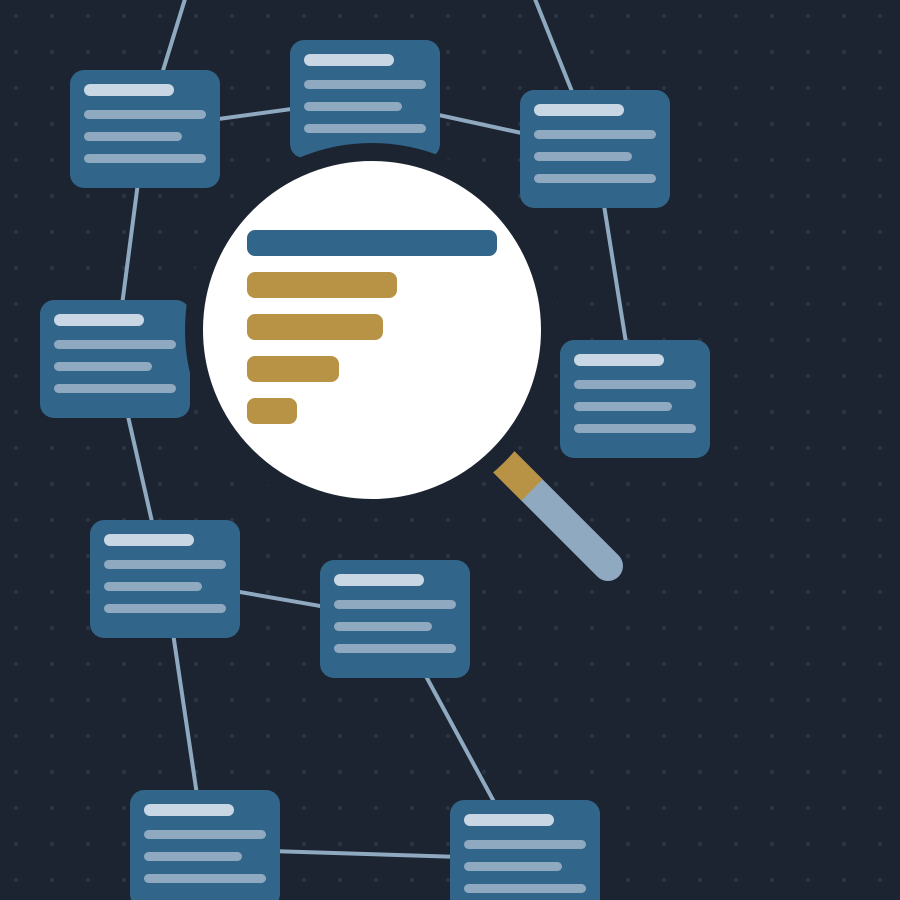
#> input picture docs/showcase/uts-deck/assets/figures/cover-art.png, 1800 x 1800 px (shown at 1/2 size)
$ python make_assets.py
#> lines starting #> are read from the running program, lines starting #| are printed output that depends on the picture; after the words box and inside, x2 and y2 are one past the last pixel; in counts of white or black regions, pixels touching at a corner belong together
"""Batch 1 assets (19 November 2026): cover motif strip, cover image with the real app card, tick and cross icons,
summary rings. Run: ~/Documents/GitHub/deck-kit/.venv/bin/python make_assets.py (Pillow)."""
from pathlib import Path
from PIL import Image, ImageDraw, ImageFilter

HERE = Path(__file__).resolve().parent
FIG = HERE / 'assets/figures'
ICON = HERE / 'assets/project/icons'

# 1. Motif: a row of small schema cards, one chosen (gold header), linked by thin lines. 478 x 46 pt.
cards = []
x = 4
for i in range(10):
    cards.append(x)
    x += 47.4
svg = ['<svg xmlns="http://www.w3.org/2000/svg" viewBox="0 0 478 46" width="478" height="46">']
for a in cards[:-1]:
    svg.append(f'<line x1="{a + 36}" y1="23" x2="{a + 47.4}" y2="23" stroke="#C9D6E3" stroke-width="1.5"/>')
for i, a in enumerate(cards):
    chosen = i in (3, 6)
    fill = '#32658A' if chosen else '#EDF0F3'
    head = '#B89245' if chosen else '#C9D6E3'
    row = '#8FA9C0' if chosen else '#D8DEE3'
    svg.append(f'<rect x="{a}" y="7" width="36" height="32" rx="5" fill="{fill}"/>')
    svg.append(f'<rect x="{a + 5}" y="12" width="20" height="4" rx="2" fill="{head}"/>')
    for k in range(3):
        svg.append(f'<rect x="{a + 5}" y="{20 + k * 6}" width="{26 - (k % 2) * 8}" height="3" rx="1.5" fill="{row}"/>')
svg.append('</svg>')
(FIG / 'cover-motif.svg').write_text('\n'.join(svg))

# 2. Cover image: the illustration, with a framed crop of the real app's answer card below the lens.
W, H = 1200, 1620
art = Image.open(FIG / 'cover-art.png').convert('RGB')
#> art is the input picture: PIL image 1800x1800 RGB; mean R, G, B 60.4, 75.1, 88.9
s = H / art.height
#> s = 0.9
art = art.resize((round(art.width * s), H), Image.LANCZOS)
#> art: PIL image 1620x1620 RGB
x0 = (art.width - W) // 2
#> x0 = 210
base = art.crop((x0, 0, x0 + W, H))
shot = Image.open(HERE / '../slides/captures/2026-11-06-retail-syntax.png').convert('RGB').crop((136, 357, 823, 680))
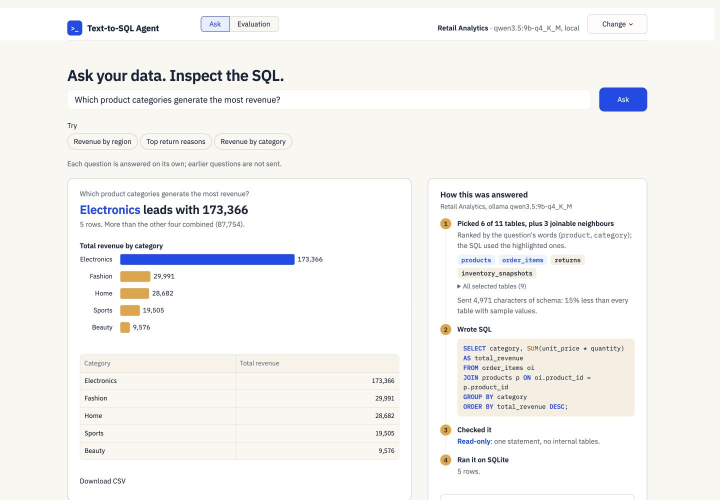
#> input picture docs/showcase/slides/captures/2026-11-06-retail-syntax.png, 1440 x 1000 px (shown at 1/2 size)
cw = 820
shot = shot.resize((cw, round(shot.height * cw / shot.width)), Image.LANCZOS)
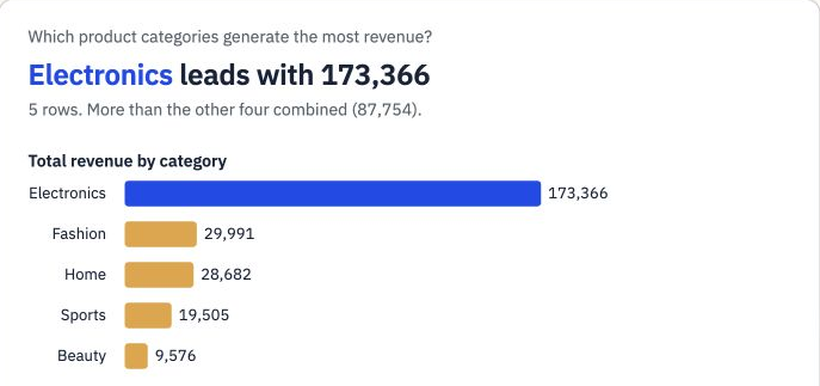
#> shot: PIL image 820x386 RGB; mean R, G, B 240.4, 241.2, 245.5
pad = 18
card = Image.new('RGB', (shot.width + 2 * pad, shot.height + 2 * pad), 'white')
#> card: PIL image 856x422 RGB; every value is 255
card.paste(shot, (pad, pad))
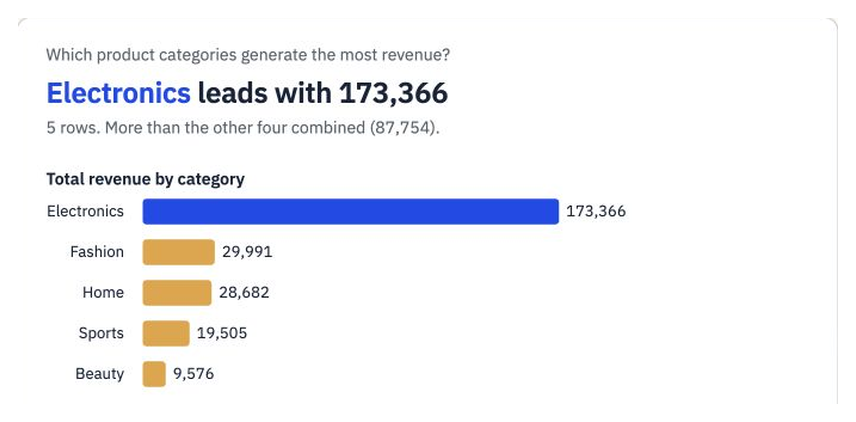
#> card: PIL image 856x422 RGB; mean R, G, B 242.2, 242.9, 246.7
cx, cy = (W - card.width) // 2, H - card.height - 120
#> cx = 172; cy = 1078
shadow = Image.new('RGBA', base.size, (0, 0, 0, 0))
#> shadow: PIL image 1200x1620 RGBA; every value is 0
ImageDraw.Draw(shadow).rounded_rectangle((cx + 10, cy + 14, cx + card.width + 10, cy + card.height + 14), 24, fill=(0, 0, 0, 120))
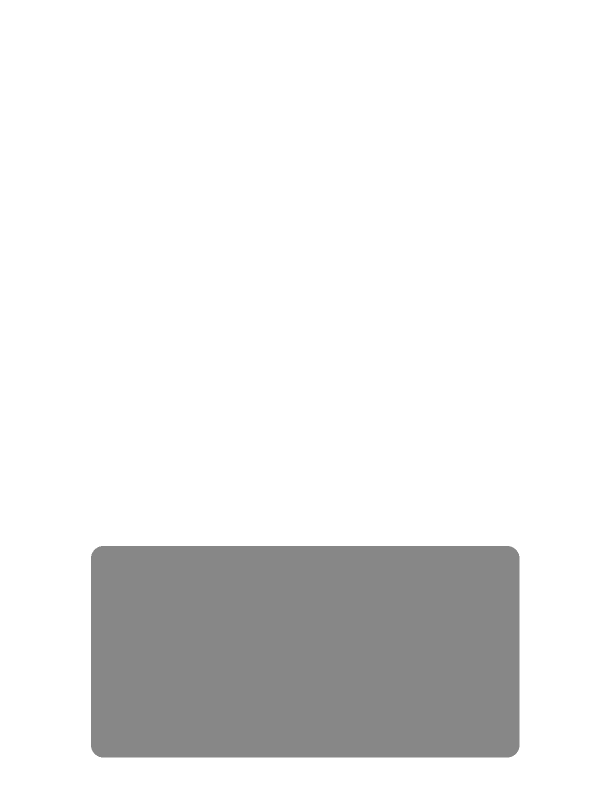
#> shadow: PIL image 1200x1620 RGBA (shown at 1/2 size); mean R, G, B, A 0, 0, 0, 22.3; transparent parts drawn white
base = Image.alpha_composite(base.convert('RGBA'), shadow.filter(ImageFilter.GaussianBlur(14))).convert('RGB')
mask = Image.new('L', card.size, 0)
#> mask: PIL image 856x422 L; every value is 0
ImageDraw.Draw(mask).rounded_rectangle((0, 0, card.width - 1, card.height - 1), 22, fill=255)
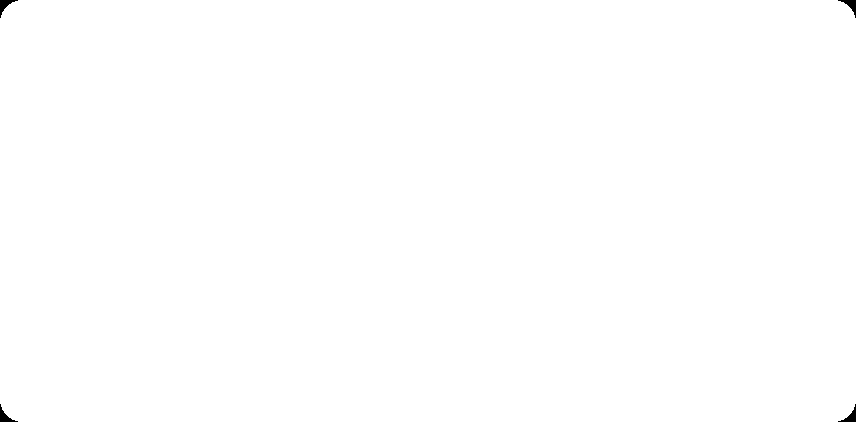
#> mask: PIL image 856x422 L; 99.9% white; 4 black regions, box (x1, y1, x2, y2) and area: (0, 0, 18, 18) 111, (838, 0, 856, 18) 111, (0, 404, 18, 422) 111, (838, 404, 856, 422) 111
base.paste(card, (cx, cy), mask)
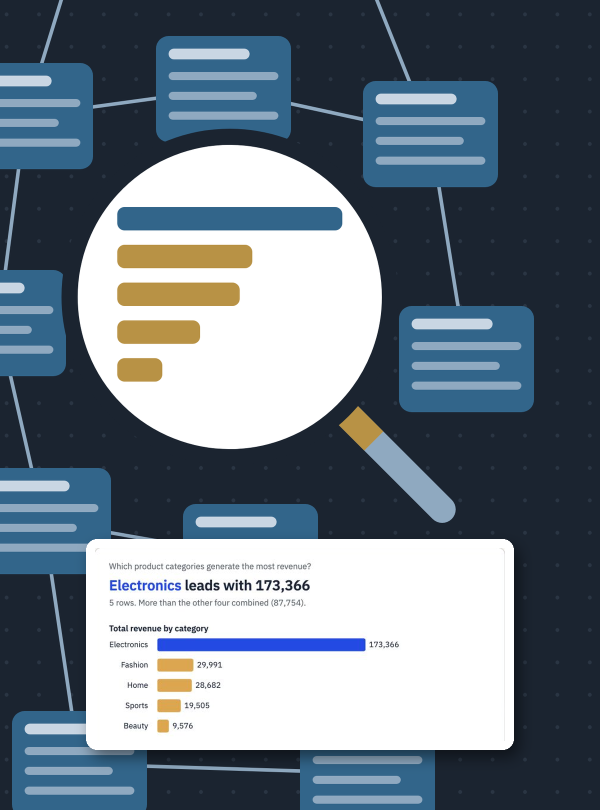
#> base: PIL image 1200x1620 RGB (shown at 1/2 size); mean R, G, B 108.6, 121.3, 132.8
base.save(FIG / 'cover-combined.png')

# 3. Tick and cross for Best for and Risk.
(ICON / 'tick.svg').write_text('<svg xmlns="http://www.w3.org/2000/svg" viewBox="0 0 20 20"><circle cx="10" cy="10" r="9" fill="#2E8B57"/><path d="M5.5 10.3l3 3 6-6.3" fill="none" stroke="#fff" stroke-width="2.4" stroke-linecap="round" stroke-linejoin="round"/></svg>')
(ICON / 'cross.svg').write_text('<svg xmlns="http://www.w3.org/2000/svg" viewBox="0 0 20 20"><circle cx="10" cy="10" r="9" fill="#C0392B"/><path d="M6.5 6.5l7 7M13.5 6.5l-7 7" stroke="#fff" stroke-width="2.4" stroke-linecap="round"/></svg>')

# 4. Rings for the summary tiles: share in teal on a hair ring (supersampled).
for name, share in (('ring-64-6', .646), ('ring-35-2', .352)):
    S = 400
    im = Image.new('RGBA', (S, S), (0, 0, 0, 0))
    d = ImageDraw.Draw(im)
    box = (30, 30, S - 30, S - 30)
    d.arc(box, 0, 360, fill='#D8DEE3', width=56)
    d.arc(box, -90, -90 + 360 * share, fill='#21918C', width=56)
    im.resize((120, 120), Image.LANCZOS).save(FIG / f'{name}.png')
#> this loop made 2 passes
#> pass 2, `im.resize((120, 120), Image.LANCZOS).save(FIG / f'{name}.png')`:
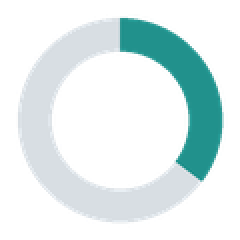
#> saved as ring-35-2.png: PIL image 120x120 RGBA (shown 2 times larger); mean R, G, B, A 56.5, 73.3, 73.8, 79.7; transparent parts drawn white
print('ok')

# 5. Batch 2 (19 November 2026): the demo's answer card crop. The QR code is made with segno:
#    uv run --no-project --with segno python -c "import segno; segno.make('https://aipa-text-to-sql-agent.streamlit.app',
#    error='m').save('assets/figures/qr-live-demo.svg', scale=4, border=0, dark='#1B2430', light=None)"
Image.open(HERE / '../slides/captures/2026-11-06-retail-syntax.png').convert('RGB').crop((136, 357, 823, 680)).save(FIG / 'demo-answer.png')
